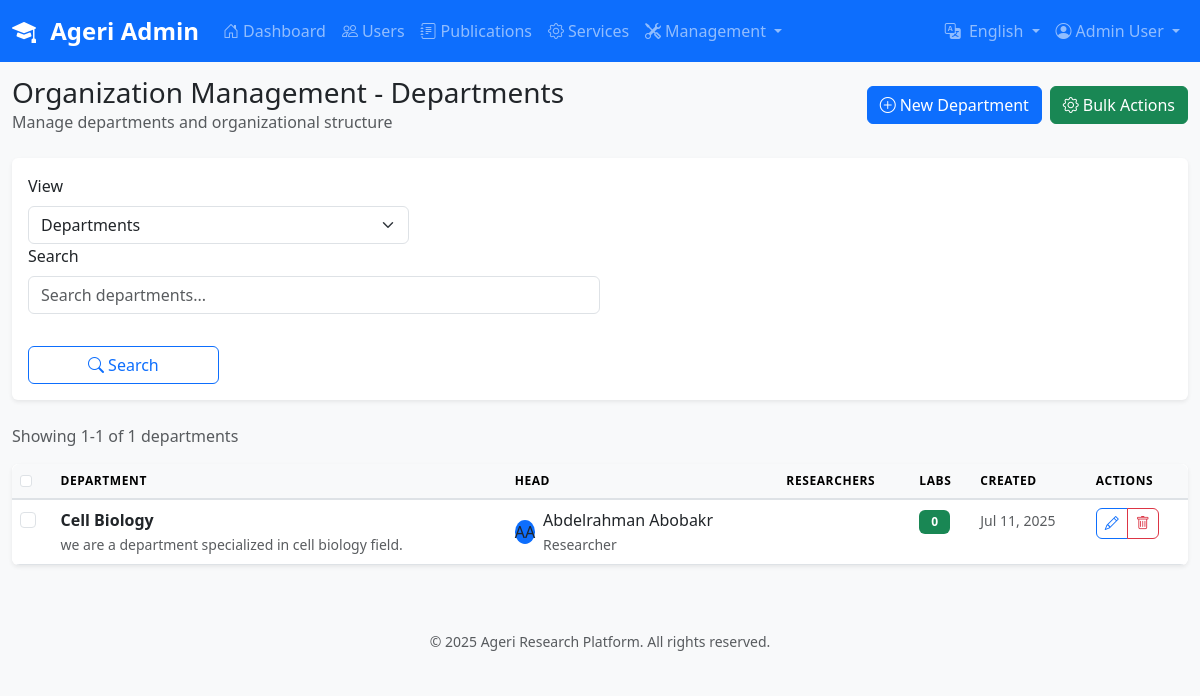
Before: /dashboard/organization/ (signed in) with the older database file.
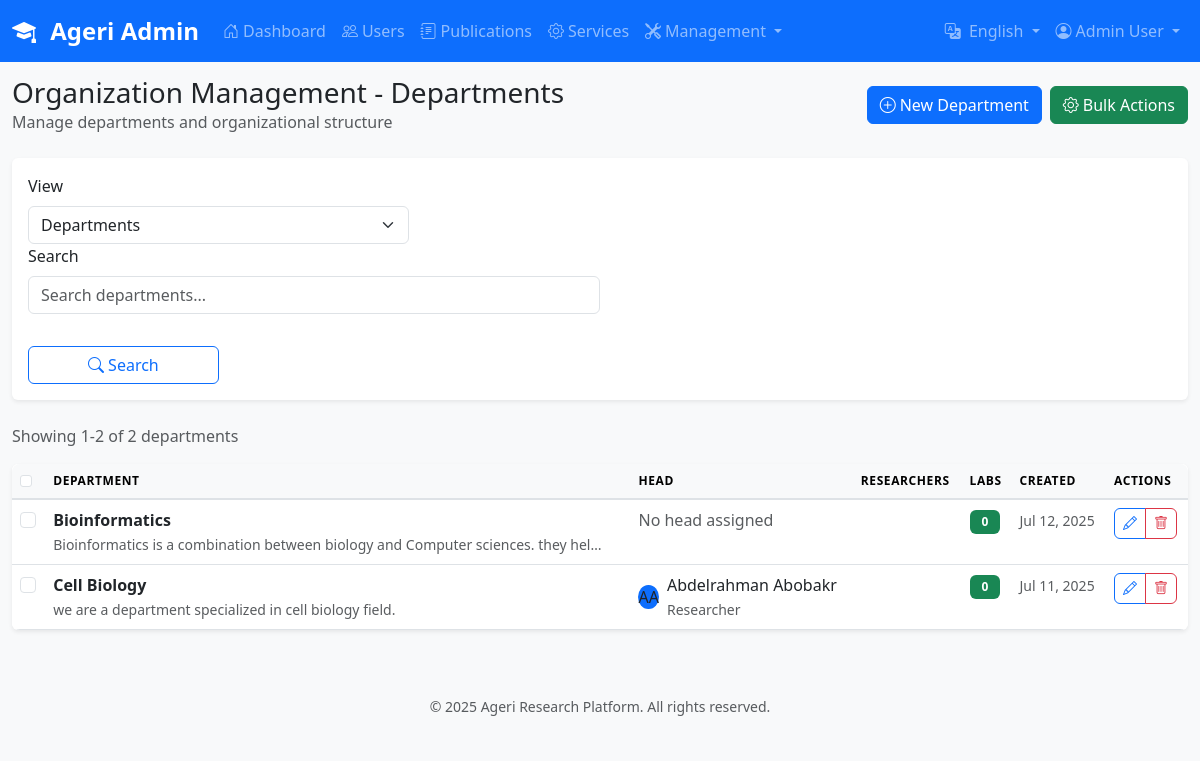
After: the same page with the newer database file.
### organization/models.py (models this page shows, shortened)
class Department(TimeStampedModel):
    name = models.CharField(max_length=200, unique=True)
    description = models.TextField(blank=True)
    head = models.ForeignKey(
        settings.AUTH_USER_MODEL,
        on_delete=models.SET_NULL,
        null=True,
        blank=True,
        related_name='headed_departments',
        limit_choices_to={'role__in': ['admin', 'moderator']}
    )
    email = models.EmailField(blank=True)
    phone = models.CharField(max_length=20, blank=True)
    location = models.CharField(max_length=200, blank=True)
    status = models.CharField(
        max_length=20,
        choices=StatusChoices.choices,
        default=StatusChoices.ACTIVE
    )
    class Meta:
        verbose_name = 'Department'
        verbose_name_plural = 'Departments'
        ordering = ['name']

### accounts/models.py (models this page shows, shortened)
class User(AbstractUser):
    email = models.EmailField(unique=True)
    role = models.CharField(
        max_length=20,
        choices=UserRole.choices,
        default=UserRole.RESEARCHER
    )
    is_approved = models.BooleanField(default=False)
    approval_date = models.DateTimeField(null=True, blank=True)
    approved_by = models.ForeignKey(
        'self',
        on_delete=models.SET_NULL,
        null=True,
        blank=True,
        related_name='approved_users'
    )
    phone = models.CharField(max_length=20, blank=True)
    institution = models.CharField(max_length=200, blank=True)
    objects = CustomUserManager()
    department = models.CharField(max_length=200, blank=True)
    USERNAME_FIELD = 'email'
    REQUIRED_FIELDS = ['username', 'first_name', 'last_name']
    class Meta:
        db_table = 'auth_user'
        verbose_name = 'User'
        verbose_name_plural = 'Users'

### dashboard/views.py (the view, shortened to what this page needs)
# urls.py: path('organization/', views.organization_management, name='organization_management'),
@staff_member_required
def organization_management(request):
    view_type = request.GET.get('view', 'departments')
    search_query = request.GET.get('search', '')
    if view_type == 'departments':
        items = Department.objects.all().select_related('head').prefetch_related('labs')
        if search_query:
            items = items.filter(
                Q(name__icontains=search_query) |
                Q(description__icontains=search_query)
            )
        template = 'dashboard/organization_departments.html'
    items = items.order_by('name')
    paginator = Paginator(items, 20)
    page_number = request.GET.get('page')
    page_obj = paginator.get_page(page_number)
    context = {
        'page_obj': page_obj,
        'view_type': view_type,
        'search_query': search_query,
        'total_items': items.count(),
    }
    return render(request, template, context)

### dashboard/templates/dashboard/organization_departments.html (shortened to what the changed rows need)
{% extends 'dashboard/base.html' %}
{% block page_title %}Organization Management - Departments{% endblock %}
{% block content %}
<div class="container-fluid">
    <form method="post" id="bulkActionsForm">
    <div class="d-flex justify-content-between align-items-center mb-3">
        <div>
            <span class="text-muted">Showing {{ page_obj.start_index }}-{{ page_obj.end_index }} of {{ total_items }} departments</span>
        </div>
    </div>
    <div class="card">
        <div class="card-body p-0">
            {% if page_obj %}
                <div class="table-responsive">
                    <table class="table table-hover mb-0">
                        <thead class="table-light">
                            <tr>
                                <th>
                                    <input type="checkbox" id="selectAll" class="form-check-input">
                                </th>
                                <th>Department</th>
                                <th>Head</th>
                                <th>Researchers</th>
                                <th>Labs</th>
                                <th>Created</th>
                                <th>Actions</th>
                            </tr>
                        </thead>
                        <tbody>
                            {% for department in page_obj %}
                            <tr>
                                <td>
                                    <input type="checkbox" name="item_ids" value="{{ department.id }}" class="form-check-input item-checkbox">
                                </td>
                                <td>
                                    <div class="fw-bold">{{ department.name }}</div>
                                    <small class="text-muted">{{ department.description|truncatechars:80 }}</small>
                                </td>
                                <td>
                                    {% if department.head %}
                                        <div class="d-flex align-items-center">
                                            <div class="avatar-sm me-2">
                                                <div class="avatar-title bg-primary rounded-circle">
                                                    {{ department.head.first_name|first }}{{ department.head.last_name|first }}
                                                </div>
                                            </div>
                                            <div>
                                                <div class="fw-medium">{{ department.head.get_full_name }}</div>
                                                <small class="text-muted">{{ department.head.get_role_display }}</small>
                                            </div>
                                        </div>
                                    {% else %}
                                        <span class="text-muted">No head assigned</span>
                                    {% endif %}
                                </td>
                                <td>
                                </td>
                                <td>
                                    <span class="badge bg-success">{{ department.labs.count }}</span>
                                </td>
                                <td>
                                    <small class="text-muted">{{ department.created_at|date:"M d, Y" }}</small>
                                </td>
                                <td>
                                    <div class="btn-group btn-group-sm">
                                        <a href="#" class="btn btn-outline-primary" title="Edit">
                                            <i class="bi bi-pencil"></i>
                                        </a>
                                        <button type="button" class="btn btn-outline-danger" title="Delete"
                                                onclick="deleteDepartment({{ department.id }}, '{{ department.name }}')">
                                            <i class="bi bi-trash"></i>
                                        </button>
                                    </div>
                                </td>
                            </tr>
                            {% endfor %}
                        </tbody>
                    </table>
                </div>
            {% endif %}
        </div>
    </div>
</div>
{% endblock %}

Changed rows visible on the page:
added Department: name "Bioinformatics", description "Bioinformatics is a combination between biology and Computer sciences. they hel…", shows "No head assigned", labs.count "0", created_at "Jul 12, 2025"
Other visible differences:
{{ page_obj.end_index }}: "1" → "2"
{{ total_items }}: "1" → "2"
